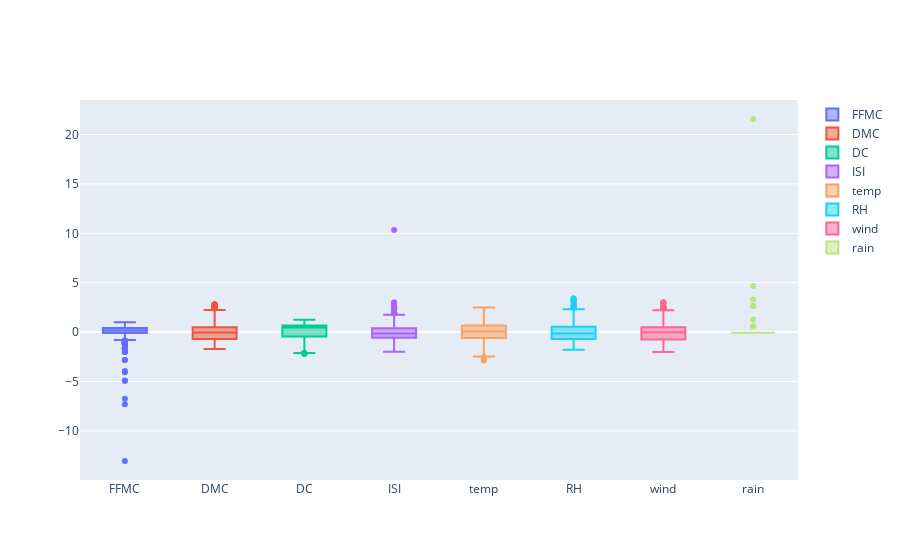

Notebook code cell kept with this figure:
### Code cell
lab.plot.boxplot(X)

### Figure 1 — Plotly figure (JSON) as saved in the notebook; plotly's stock layout.template omitted (floating-point values rounded to 4 significant figures; data arrays with more than 128 entries replaced by an {"elided": "..."} marker saying what was removed)
{"data": [{"name": "FFMC", "type": "box", "y": {"elided": "517 float values"}}, {"name": "DMC", "type": "box", "y": {"elided": "517 float values"}}, {"name": "DC", "type": "box", "y": {"elided": "517 float values"}}, {"name": "ISI", "type": "box", "y": {"elided": "517 float values"}}, {"name": "temp", "type": "box", "y": {"elided": "517 float values"}}, {"name": "RH", "type": "box", "y": {"elided": "517 float values"}}, {"name": "wind", "type": "box", "y": {"elided": "517 float values"}}, {"name": "rain", "type": "box", "y": {"elided": "517 float values"}}], "layout": {"autosize": true, "xaxis": {"autorange": true, "range": [-0.5, 7.5], "type": "category"}, "yaxis": {"autorange": true, "range": [-14.97, 23.5], "type": "linear"}}}
